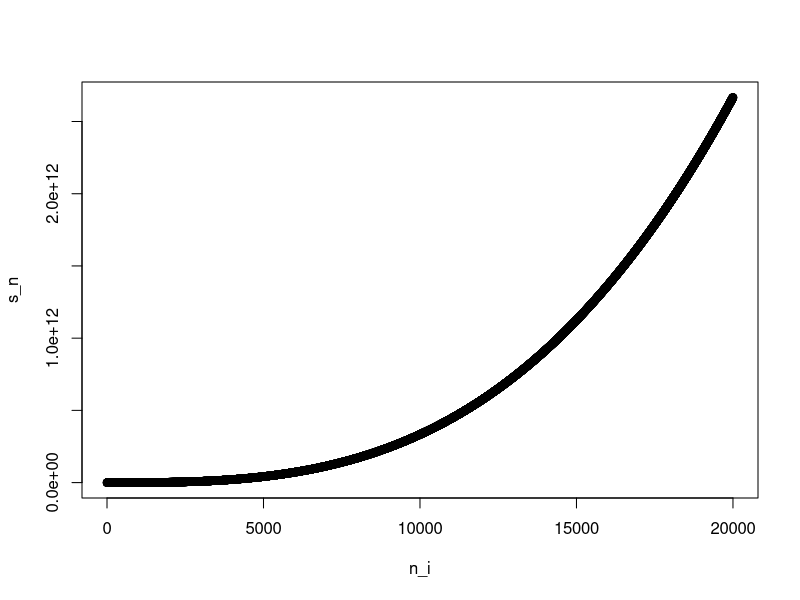

The R source for this figure:
## Exercises 3.6

library(dslabs)
library(purrr)
data(murders)

## 1. What will this conditional expression return?
##
##    x <- c(1, 2, -3, 4)
##    
##    if(all(x > 0)){
##      print("All Positives")
##    } else {
##      print("Not All Positives")
##    }
## 
##    First Answer Guess: Not All Positives
##    Result: Correct

x <- c(1, 2, -3, 4)

if(all(x > 0)){
  print("All Positives")
} else {
  print("Not All Positives")
}


## 2. Which of the following expressions is always 'FALSE' when at least one 
##    entry of a logical vector 'x' is 'TRUE'?
##
##    a. all(x)
##    b. any(x)
##    c. any(!x)
##    d. all(!x)
##
##    First Answer Guess: d
##    Result: Correct


## 3. The function nchar() tell you how many characters long a character vector 
##    is. Write a line of code that assigns the object 'new_names' the state 
##    abbreviation when the state name is longer than 8 characters.

states <- murders$state
print(states)

n_char <- nchar(states)

new_names <- ifelse(n_char > 8, murders$abb, states)

print(new_names)

# One-line version
new_names <- ifelse(nchar(murders$state) > 8, murders$abb, murders$state)
print(new_names)

## 4. Create a function sum_n() that for any given value, say 'n', computes the 
##    sum of the integers from 1 to n (inclusive). Use the function to determine 
##    the sum of the integers from 1 to 5,000.

sum_n <- function(n) {
  x <- 1:n
  sum(x)
}

sum_n(5000)


## 5. Create a functions altman_plot() that takes two arguments, 'x' and 'y', 
##    and plots the difference against the sum. 




## 6. After running the code below, what is the value of 'x'?
##
##    x <- 3
##    my_func <- function(y) {
##      x <- 5
##      y+5
##    }
##
##    First Answer Guess: x maintains the value 3
##    Result: Correct. Since 'x <-5' is within the function my_func(), the 
##            assignment value is done within the function but does not impact
##            the work-space.

x <- 3

my_func <- function(y) {
  x <- 5
  y + 5
}


## 7. Write a function compute_s_n() that for any given 'n' computes the sum:
##
##    S_n = 1^2 + 2^2 + 3^2 + ... + n^2
##
##    Report the value of the sum when n = 10.

compute_s_n <- function(n) {
  n <- 1:n
  sum(n^2)
}

compute_s_n(10)


## 8. Define an empty numerical vector 's_n' of size 25 using
##
##    s_n <- vector("numeric", 25)
##
##    and store the results of S_1, S_2, ..., S_25 using a for loop.

n_iterations <- 20000

# Start the clock!
ptm <- proc.time()

s_n <- vector("numeric", n_iterations)

for(n_i in 1:n_iterations) {
  s_n[n_i] <- compute_s_n(n_i)
}

# Stop the clock
proc.time() - ptm

print(s_n)


## 9. Repeat question 8, but this time use sapply().

# Start the clock!
ptm <- proc.time()

n_i <- 1:n_iterations
s_n_9 <- sapply(n_i, compute_s_n)

# Stop the clock
proc.time() - ptm

print(s_n_9)

## 10. Repeat question 8, but this time use map_dbl().

# Start the clock!
ptm <- proc.time()

n_i <- 1:n_iterations
s_n_10 <- map_dbl(n_i, compute_s_n)

# Stop the clock
proc.time() - ptm

print(s_n_10)


## 11. Plot S_n versus n. Use points defined by n = 1, ..., 25

plot(n_i, s_n)


## 12. Confirm that the formula for this sum is S_n = n(n + 1)(2n + 1)/6

compute_s_n_check <- function(n) {
  n * (n + 1) * (2 * n + 1) / 6
}
# Start the clock!
ptm <- proc.time()

s_n_check <- sapply(n_i, compute_s_n_check)

# Stop the clock
proc.time() - ptm

identical(s_n, s_n_check)
